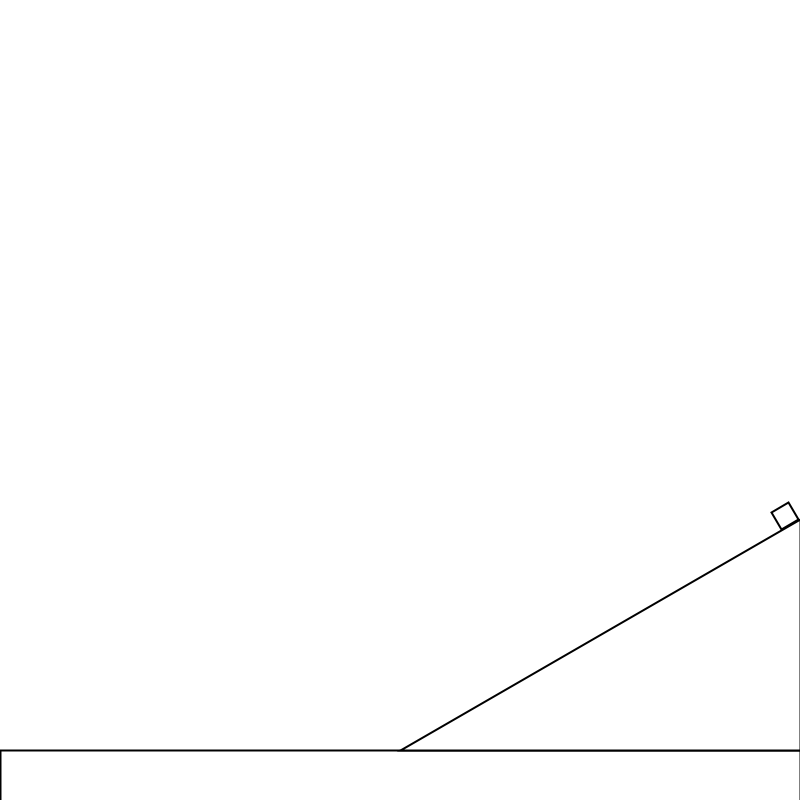
Frame 1 (no input)
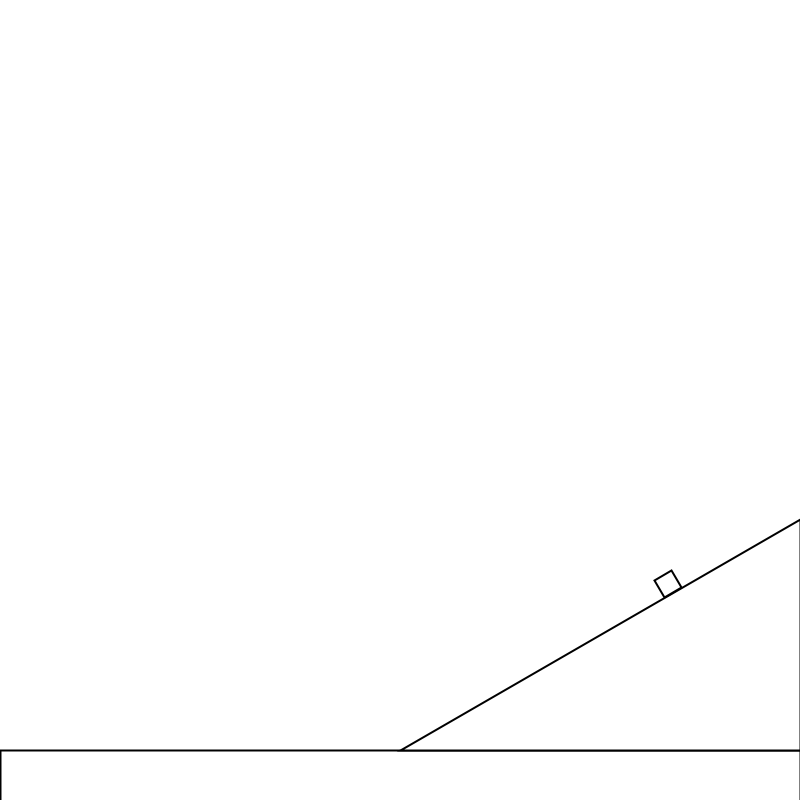
Frame 60 (the mouse pressed at the canvas centre just before this capture)
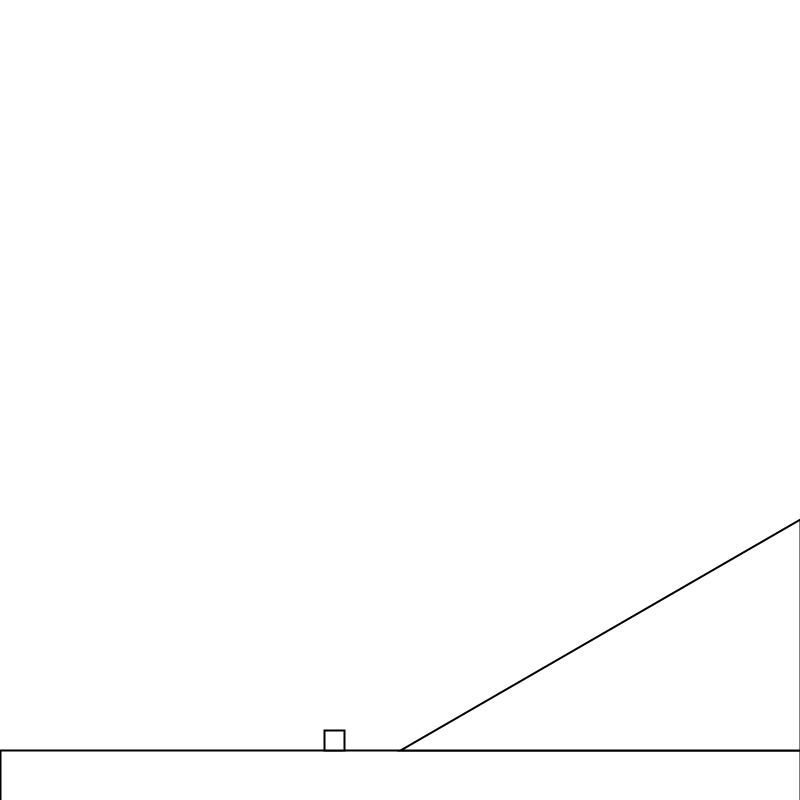
Frame 120 (the mouse held since frame 60 and released just before this capture)

The Processing sketch that drew these frames (run headless with seeded random() and noise(); from frame 60 on, the mouse is pressed at the canvas centre):

// Processing sketch: sketch_160407a
// ── sketch_160407a.pde

float angle;
Box box;
float gravity=0.2;
boolean chk=false;

void setup(){
  
  size(800,800);
  angle=PI/6;
  box=new Box();
  
}

void draw(){
  
  background(255);
  strokeWeight(2);
  rect(0,height-50,width,height);
  triangle(width/2,height-50,width,height-50-width/2*tan(angle),width,height-50);
  
  if(chk==true)box=new Box();
  box.update();
  chk=false;
  
}

void keyPressed(){
  if(key==CODED && keyCode==LEFT){
    chk=true;
    angle+=PI/90;
    if(angle>PI/3)angle=PI/3;
  }
  if(key==CODED && keyCode==RIGHT){
    chk=true;
    angle-=PI/90;
    if(angle<0)angle=0;
  }
}
// ── Box.pde

class Box{
  
  PVector location;
  float normal,friction,acceleration;
  float mass;
  float c,cstop;
  float theta;
  PVector velocity;
  
  Box(){
    
    location=new PVector(width-10-10*sin(angle),height-50-(width/2-10)*tan(angle)-10*cos(angle));
    normal=0;
    friction=0;
    mass=1;
    c=0.15;
    cstop=0.2;
    theta=PI-angle;
    velocity=new PVector(0,0);
  }
  
  void update(){
    pushMatrix();
    normal=mass*gravity*cos(PI-theta);
    friction=c*normal;
    acceleration=mass*gravity*sin(theta);
    PVector force=PVector.fromAngle(theta);
    if(velocity.mag()>0 || acceleration>=cstop*normal)force.mult((acceleration-friction)/mass);
    else force.mult(0);
    velocity.add(force);
    if(velocity.x>0)velocity.mult(0);
    location.add(velocity);
    if(location.y>height-60){
      location.y=height-60;
      velocity.x=-velocity.mag();
      velocity.y=0;
      theta=PI;
      c=2;
      cstop=3;
    }
    translate(location.x,location.y);
    rotate(theta);
    rect(-10,-10,20,20);
    popMatrix();
  }
  
}
